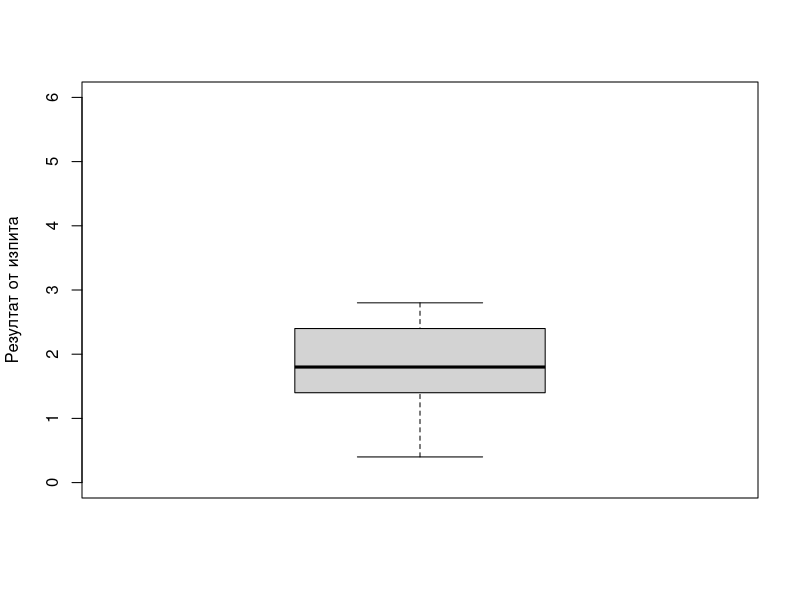
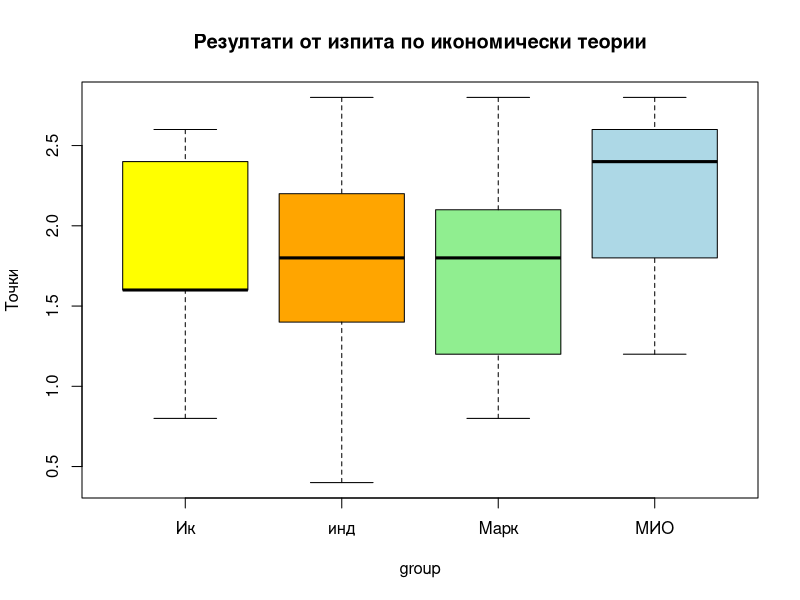

R code for these plots, in order: (Note: this script raises an error after producing the figures.)
rezultati <- read.csv("results.csv")

head(rezultati)

table(rezultati$group)

#function to replace multiple text strings
mgsub <- function(pattern, replacement, x, ...) {
  result <- x
  for (i in 1:length(pattern)) {
    result <- gsub(pattern[i], replacement[i], result, ...)
  }
  result
}


rezultati$group <- mgsub(c("100","101","102","41","59","42","61"), c("инд","инд","инд","Марк","Марк","МИО","Ик"), rezultati$group)


rezcomplete <- rezultati[complete.cases(rezultati$exam), ]

table(rezcomplete$group)

summary(rezcomplete$exam)
sd(rezcomplete$exam)
mean(rezcomplete$exam) - sd(rezcomplete$exam)

1-pbinom(12, 30, 0.25)

for (i in 7:12) {
  j <- 1-pbinom(i, 30, 0.25)
  cat("При", i, "верни отговора вероятността да са познати случайно е", round((j*100), digits = 1),"%.\n") 
}

table(rezcomplete$group)

quantile(rezcomplete$exam)
sd(rezcomplete$exam)


aggregate(rezcomplete$exam, list(група = rezcomplete$group), summary)
aggregate(rezcomplete$exam, list(rezcomplete$group), sd)

tapply(rezcomplete$exam, rezcomplete$group, summary)



boxplot(rezcomplete$exam, ylab="Резултат от изпита", ylim = c(0,6))

boxplot(exam ~ group, data = rezcomplete, 
ylab = "Точки", 
main = "Резултати от изпита по икономически теории",
#names = c("инд.", "41", "42", "59", "61"),
col = c("yellow", "orange", "lightgreen", "lightblue"))

ggplot(data = rezcomplete, aes(x=group, y=exam)) + geom_boxplot()

ggplot(data = rezcomplete, aes(x=group, y=exam)) + 
  geom_boxplot(aes(fill=group)) +
  xlab("групи") + ylab("точки") + 
  ggtitle("Резултати от изпита") +
  guides(fill=guide_legend(title="Групи")) # + geom_jitter()
  
table(rezcomplete$exam)
length(which(rezcomplete$exam == 1.8))
